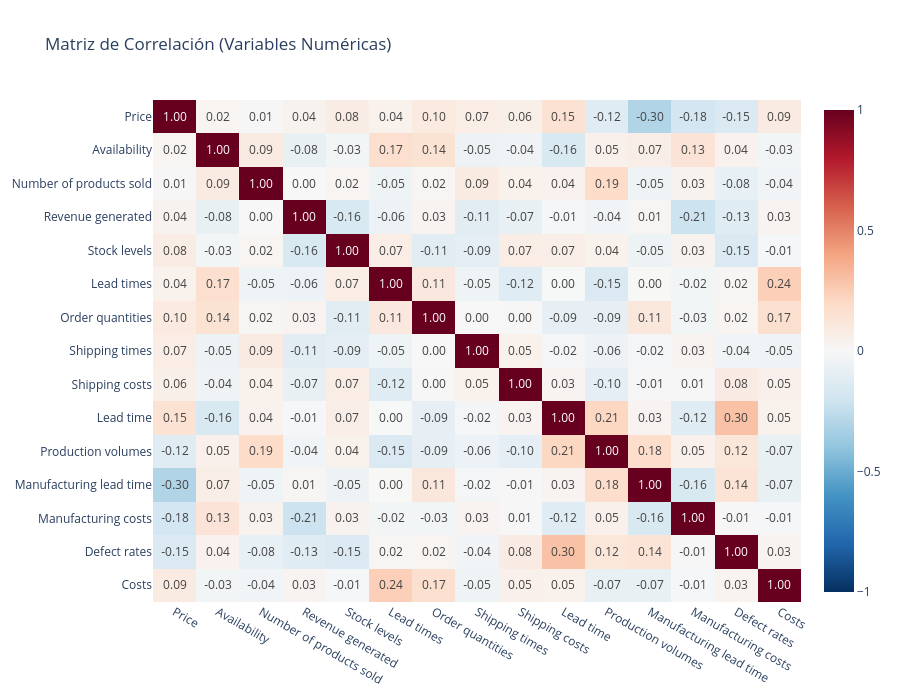

The notebook cell this image was saved under:
### Markdown cell above
##  Matriz de Correlación

### Code cell
df_corr = df.copy()

# Matriz de correlación para columnas numéricas disponibles
numeric_cols = df_corr.select_dtypes(include=np.number).columns.tolist()

if len(numeric_cols) >= 2:
    corr_matrix = df_corr[numeric_cols].corr()
    fig = px.imshow(
        corr_matrix,
        color_continuous_scale='RdBu_r',
        zmin=-1, zmax=1,
        title='Matriz de Correlación (Variables Numéricas)',
        text_auto='.2f',
        aspect='auto'
    )
    fig.update_layout(height=700)
    fig.show()
else:
    corr_matrix = pd.DataFrame()
    print('No hay suficientes columnas numéricas para calcular correlación.')

### Figure 1 — Plotly figure (JSON) as saved in the notebook; plotly's stock layout.template omitted (floating-point values rounded to 4 significant figures; data arrays with more than 128 entries replaced by an {"elided": "..."} marker saying what was removed)
{"data": [{"coloraxis": "coloraxis", "hovertemplate": "x: %{x}<br>y: %{y}<br>color: %{z}<extra></extra>", "name": "0", "texttemplate": "%{z:.2f}", "type": "heatmap", "x": ["Price", "Availability", "Number of products sold", "Revenue generated", "Stock levels", "Lead times", "Order quantities", "Shipping times", "Shipping costs", "Lead time", "Production volumes", "Manufacturing lead time", "Manufacturing costs", "Defect rates", "Costs"], "xaxis": "x", "y": ["Price", "Availability", "Number of products sold", "Revenue generated", "Stock levels", "Lead times", "Order quantities", "Shipping times", "Shipping costs", "Lead time", "Production volumes", "Manufacturing lead time", "Manufacturing costs", "Defect rates", "Costs"], "yaxis": "y", "z": {"elided": "15x15 float values"}}], "layout": {"coloraxis": {"cmax": 1, "cmin": -1, "colorscale": [[0, "rgb(5,48,97)"], [0.1, "rgb(33,102,172)"], [0.2, "rgb(67,147,195)"], [0.3, "rgb(146,197,222)"], [0.4, "rgb(209,229,240)"], [0.5, "rgb(247,247,247)"], [0.6, "rgb(253,219,199)"], [0.7, "rgb(244,165,130)"], [0.8, "rgb(214,96,77)"], [0.9, "rgb(178,24,43)"], [1, "rgb(103,0,31)"]]}, "height": 700, "title": {"text": "Matriz de Correlación (Variables Numéricas)"}, "xaxis": {"anchor": "y", "domain": [0, 1]}, "yaxis": {"anchor": "x", "autorange": "reversed", "domain": [0, 1]}}}
